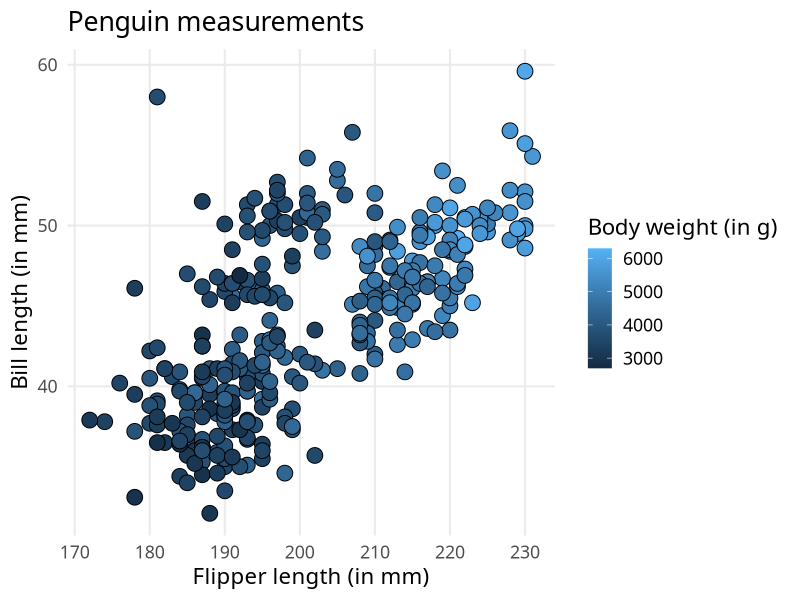
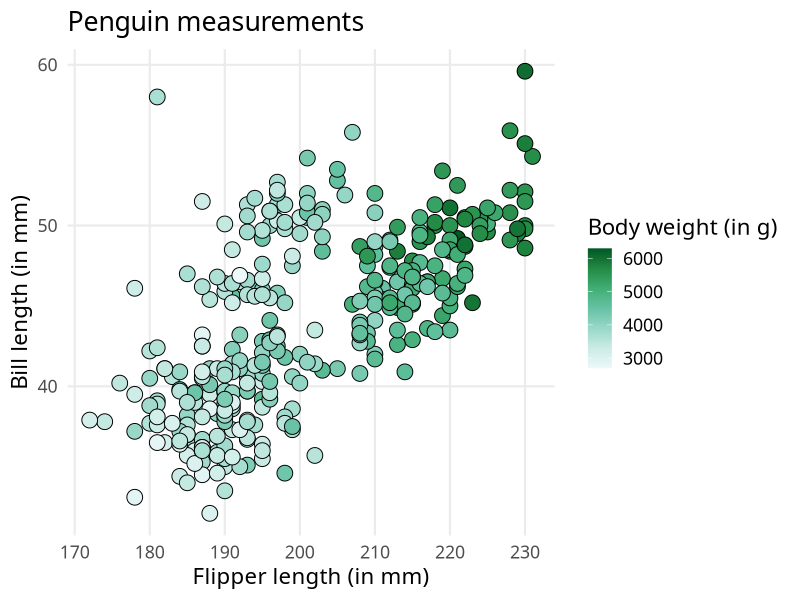
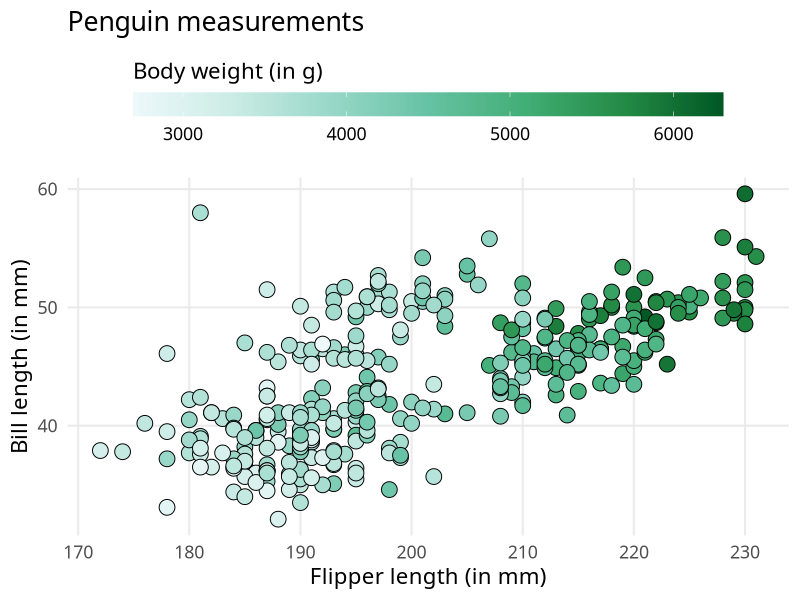
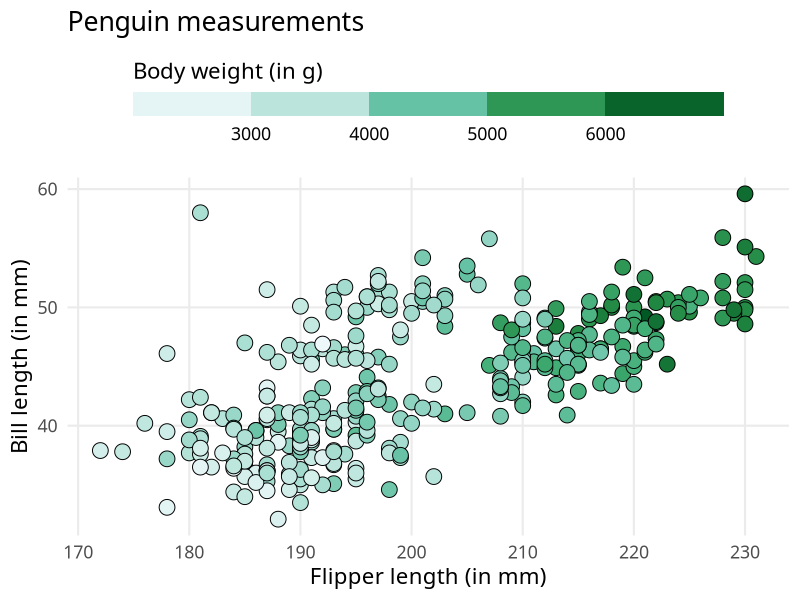
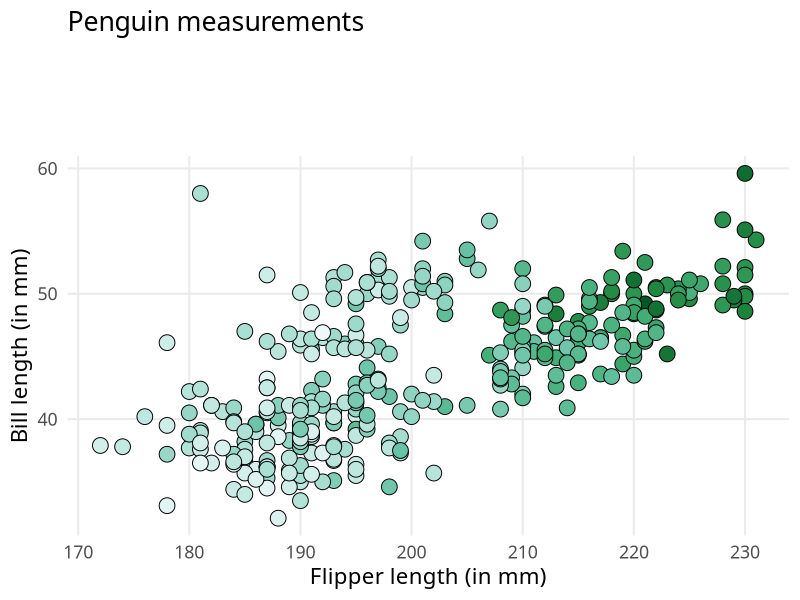
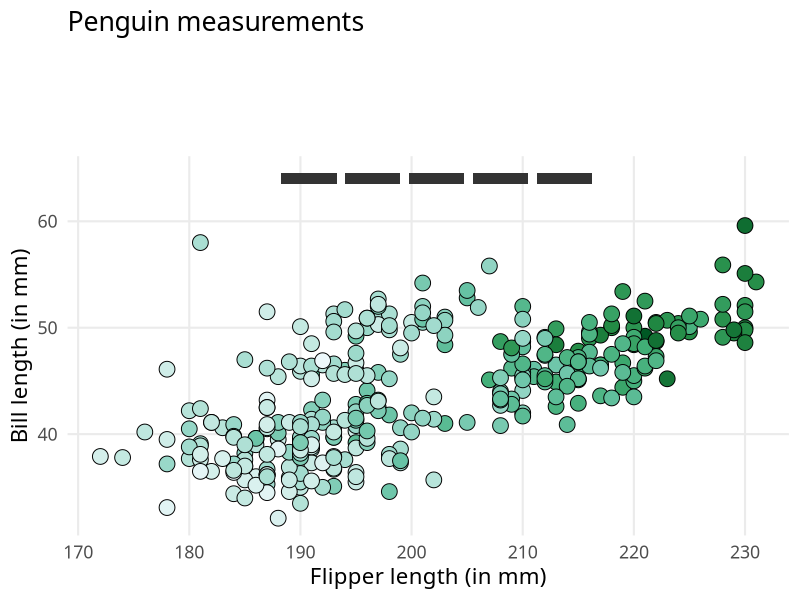
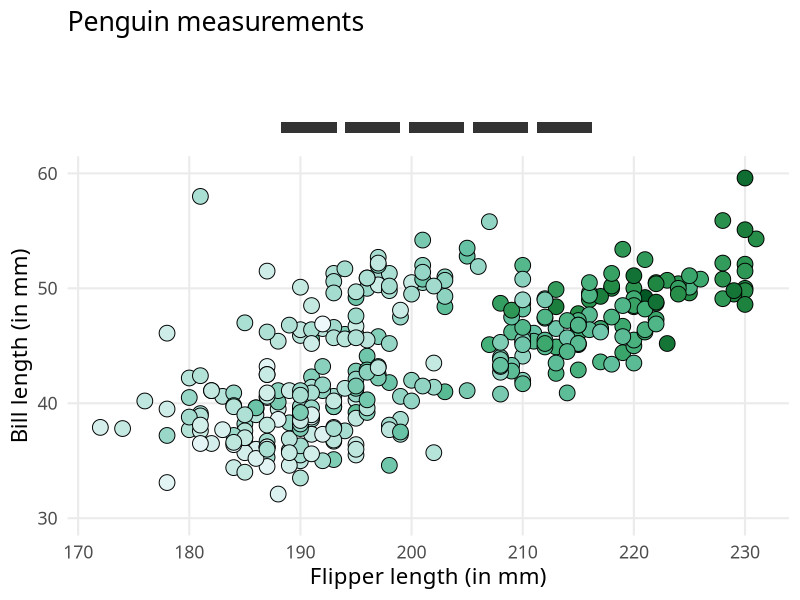
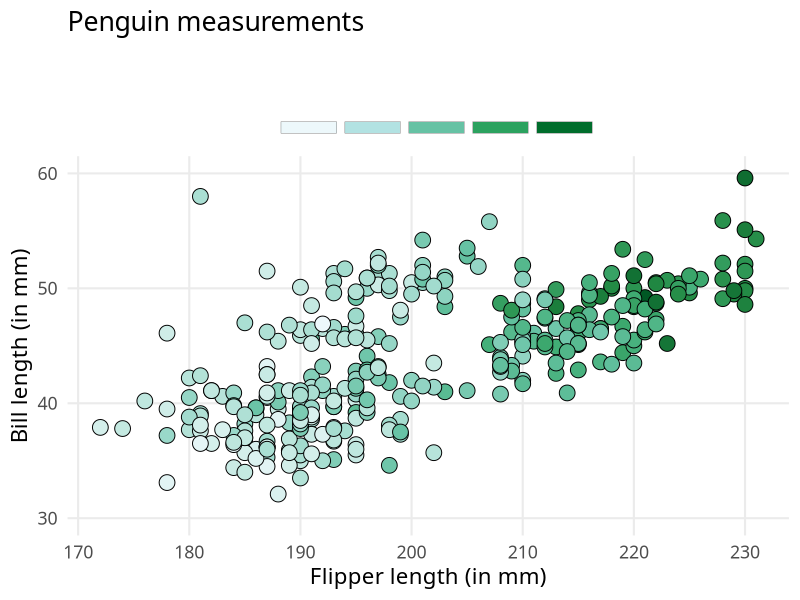

R code for these plots, in order:
## ---- chunk 1
setwd(here::here('46_Sep_20_2023'))
library(tidyverse)
## ---- chunk 2
scatter_plot <- palmerpenguins::penguins |> 
  filter(!is.na(sex)) |> 
  ggplot(aes(flipper_length_mm, bill_length_mm, fill = body_mass_g)) +
  geom_point(shape = 21, size = 5) +
  labs(
    x = 'Flipper length (in mm)',
    y = 'Bill length (in mm)',
    fill = 'Body weight (in g)',
    title = 'Penguin measurements'
  ) +
  theme_minimal(base_size = 16, base_family = 'Source Sans Pro') +
  theme(panel.grid.minor = element_blank()) 
scatter_plot
## ---- chunk 3
scatter_plot  +
  scale_fill_distiller(
    palette = 'BuGn',
    direction = 1
  ) 
## ---- chunk 4
scatter_plot +
  scale_fill_distiller(
    palette = 'BuGn',
    direction = 1
  ) + 
  theme(legend.position = 'top') +
  guides(
    fill = guide_colourbar(
      title.position = 'top',
      barwidth = unit(15, 'cm')
    )
  )
## ---- chunk 5
scatter_plot +
  scale_fill_distiller(
    palette = 'BuGn',
    direction = 1
  ) + 
  theme(legend.position = 'top') +
  guides(
    fill = guide_coloursteps(
      title.position = 'top',
      barwidth = unit(15, 'cm')
    )
  )
## ---- chunk 6
scatter_plot +
  scale_fill_distiller(
    palette = 'BuGn',
    direction = 1
  ) +
  theme(
    legend.position = 'none',
    plot.title = element_text(margin = margin(b = 3, unit = 'cm'))
  ) 
## ---- chunk 7
scatter_plot +
  scale_fill_distiller(
    palette = 'BuGn',
    direction = 1
  ) +
  theme(
    legend.position = 'none',
    plot.title = element_text(margin = margin(b = 3, unit = 'cm'))
  ) +
  annotate(
      'tile',
      y = 64,
      x = seq(190, 210, 5) + 0.75 * 1:5,
      width = 5
  )
## ---- chunk 8
scatter_plot +
  scale_fill_distiller(
    palette = 'BuGn',
    direction = 1
  ) +
  theme(
    legend.position = 'none',
    plot.title = element_text(margin = margin(b = 3, unit = 'cm'))
  ) +
  coord_cartesian(ylim = c(30, 60), clip = 'off') +
  annotate(
      'tile',
      y = 64,
      x = seq(190, 210, 5) + 0.75 * 1:5,
      width = 5
  )
## ---- chunk 9
scatter_plot +
  scale_fill_distiller(
    palette = 'BuGn',
    direction = 1
  ) +
  theme(
    legend.position = 'none',
    plot.title = element_text(margin = margin(b = 3, unit = 'cm'))
  ) +
  coord_cartesian(ylim = c(30, 60), clip = 'off') +
  annotate(
      'tile',
      y = 64,
      x = seq(190, 210, 5) + 0.75 * 1:5,
      width = 5,
      fill = RColorBrewer::brewer.pal(5, 'BuGn'),
      col = 'grey20'
  )
## ---- chunk 10
scatter_plot +
  scale_fill_distiller(
    palette = 'BuGn',
    direction = 1
  ) +
  theme(
    legend.position = 'none',
    plot.title = element_text(margin = margin(b = 3, unit = 'cm'))
  ) +
  coord_cartesian(ylim = c(30, 60), clip = 'off') +
  annotate(
      'tile',
      y = 64,
      x = seq(190, 210, 5) + 0.75 * 1:5,
      width = 5,
      fill = RColorBrewer::brewer.pal(5, 'BuGn'),
      col = 'grey20'
  ) +
  annotate(
      'text',
      y = 62.75,
      x = seq(190, 210, 5)[1:4] + 0.75 * 1:4 + 3,
      label = (3:6) * 1000,
      size = 5,
      fontface = 'bold',
      family = 'Source Sans Pro'
  ) +
  annotate(
      'text',
      y = 65.5,
      x = 188.15,
      hjust = 0,
      label = 'Body weight (in g)',
      size = 6,
      fontface = 'bold',
      family = 'Source Sans Pro'
  ) 
